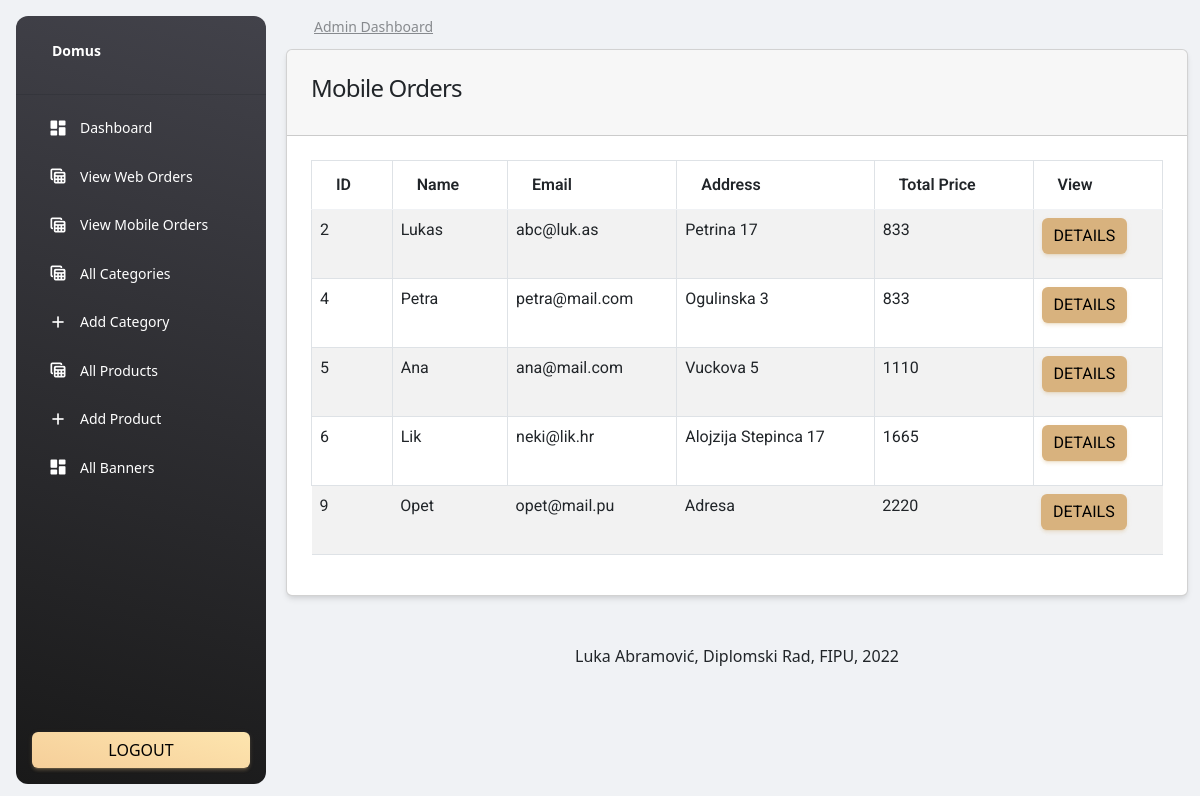
/admin/mobileOrders.php (signed in), run on the app's committed database.
### tables this page shows
CREATE TABLE `mobile_orders` (
  `id` int(11) NOT NULL,
  `name` varchar(255) NOT NULL,
  `email` varchar(255) NOT NULL,
  `phone` varchar(255) NOT NULL,
  `address` varchar(255) NOT NULL,
  `date` varchar(255) NOT NULL,
  `comment` varchar(255) NOT NULL,
  `tax` int(11) NOT NULL,
  `total_price` int(255) NOT NULL
);

### web/functions/functions.php (called while the page is built, shortened)
<?php
include('../config/connection.php');
function getAllOrders($table){
    global $con;
    $query = "SELECT * FROM $table";
    return $query_run = mysqli_query($con, $query);
}
?>

### web/admin/mobileOrders.php (the view, shortened to what this page needs)
<?php
include('includes/header.php');
?>
<div class="container">
    <div class="row">
        <div class="col-md-12">
            <div class="card">
                <div class="card-header">
                    <h4>Mobile Orders</h4>
                </div>
                <div class="card-body">
                    <table class="table table-bordered table-striped">
                        <thead>
                            <tr>
                                <th>ID</th>
                                <th>Name</th>
                                <th>Email</th>
                                <th>Address</th>
                                <th>Total Price</th>
                                <th>View</th>
                            </tr>
                        </thead>
                        <tbody>
                            <?php
                            $orders = getAllOrders("mobile_orders");
                            if(mysqli_num_rows($orders) > 0){
                                foreach($orders as $item){
                                ?>
                                    <tr>
                                        <td> <?= $item['id']; ?> </td>
                                        <td> <?= $item['name']; ?> </td>
                                        <td> <?= $item['email']; ?> </td>
                                        <td> <?= $item['address']; ?> </td>
                                        <td> <?= $item['total_price']; ?> </td>
                                        <td>
                                            <a href="mobileOrderDetails.php?id=<?= $item['id']; ?>" class="btn btn-domus">Details</a>
                                        </td>
                                    </tr>
                                <?php
                                }
                            }else{
                                ?>
                                    <tr>
                                        <td colspan="5">No orders to show </td>
                                    </tr>
                                <?php
                            }
                            ?>
                        </tbody>
                    </table>
                </div>
            </div>
        </div>
    </div>
</div>
<?php include('includes/footer.php') ?>

### data on the page
mobile_orders: id "2", name "Lukas", email "abc@luk.as", address "Petrina 17", total_price "833"
mobile_orders: id "4", name "Petra", email "petra@mail.com", address "Ogulinska 3", total_price "833"
mobile_orders: id "5", name "Ana", email "ana@mail.com", address "Vuckova 5", total_price "1110"
mobile_orders: id "6", name "Lik", email "neki@lik.hr", address "Alojzija Stepinca 17", total_price "1665"
mobile_orders: id "9", name "Opet", email "opet@mail.pu", address "Adresa", total_price "2220"
